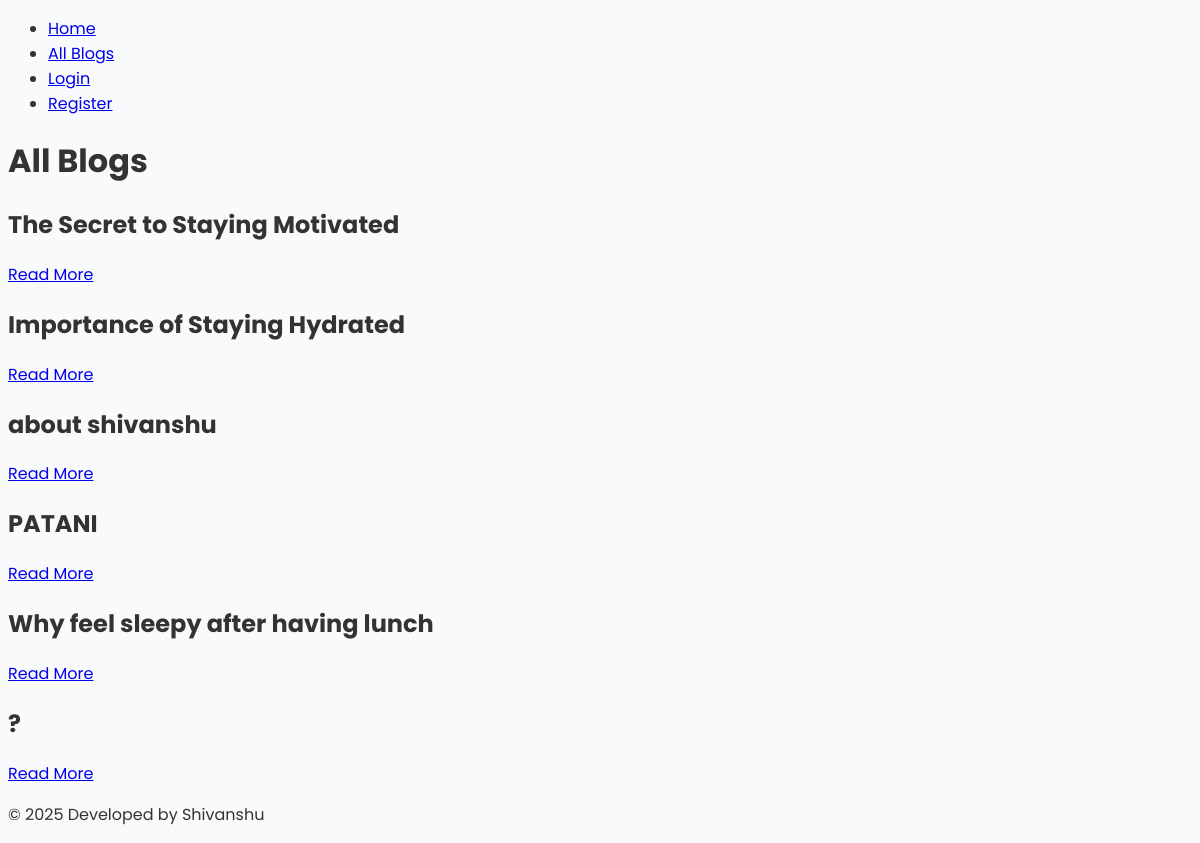
The page /blogs/ on the database as committed earlier.
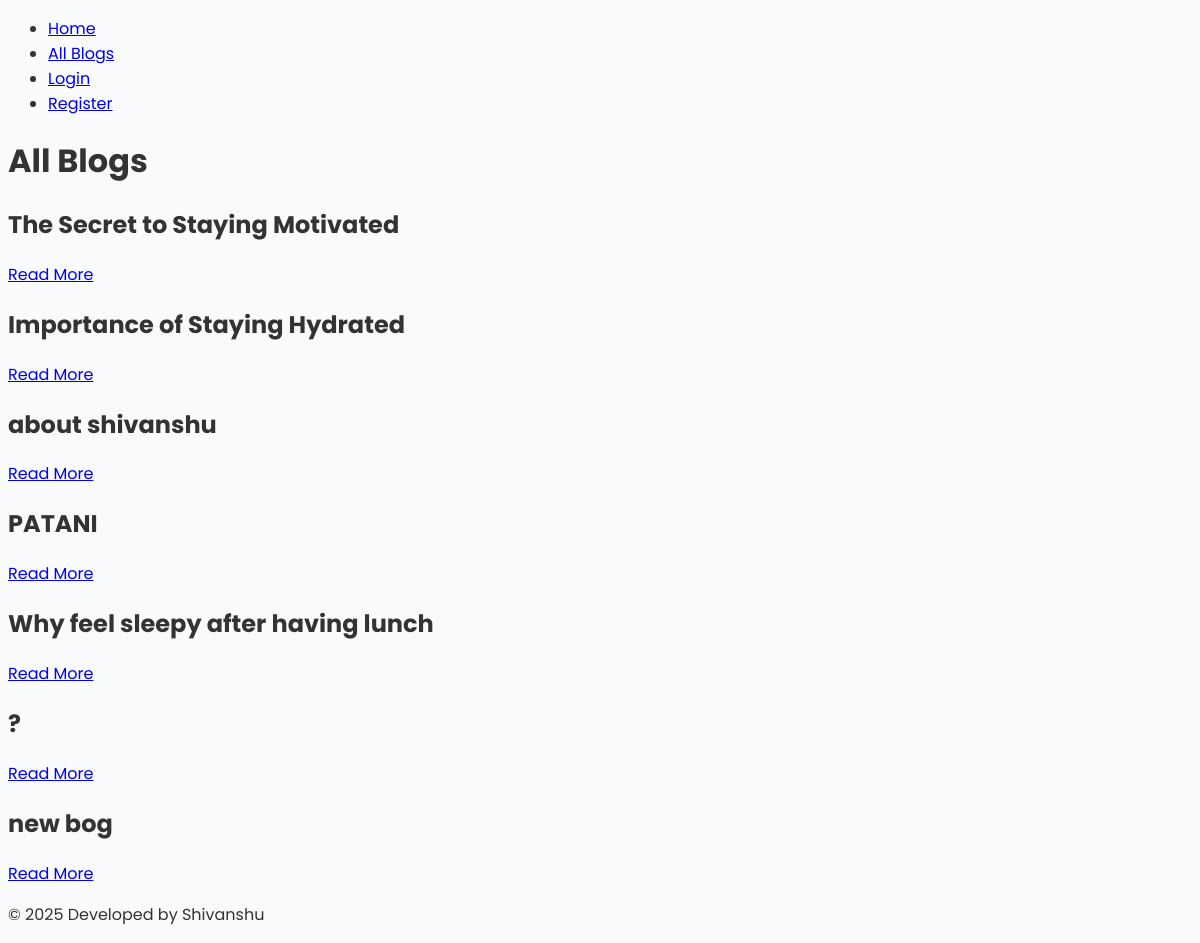
The same page on the database as committed later.
### models/blog.py (models this page shows)
class Blog(SQLModel, table=True):
    id: int = Field(primary_key=True)
    title: str
    body: str
    comments: List["Comment"] = Relationship(
        back_populates="blog",
        sa_relationship_kwargs={"cascade": "all, delete-orphan"}
    )

### routers/blogs.py (the view)
@router.get("/blogs/", response_class=HTMLResponse)
async def read_blogs(request: Request, session: SessionDep, username: str | None = Depends(get_username)):
    user_authenticated = username is not None
    blog = session.exec(select(Blog)).all()
    return templates.TemplateResponse(
        "allblogstitle.html",
        {
            "request": request,
            "blog": blog,
            "user_authenticated": user_authenticated,
            "username": username
        }
    )

### templates/allblogstitle.html (shortened to what this page needs)
{% extends "base.html" %}
{% block content %}
<div class="container">
    <h1 class="text-center">All Blogs</h1>
    <div class="blog-list">
        {% for Blog in blog %}
            <div class="blog-item">
                <h2>{{ Blog.title }}</h2>
                <a href="/blogs/{{ Blog.id }}">Read More</a>
            </div>
        {% else %}
            <p class="text-center">No blogs available.</p>
        {% endfor %}
    </div>
</div>
{% endblock %}

Rows that differ between the two databases and show on the page:
added Blog: title "new bog"
